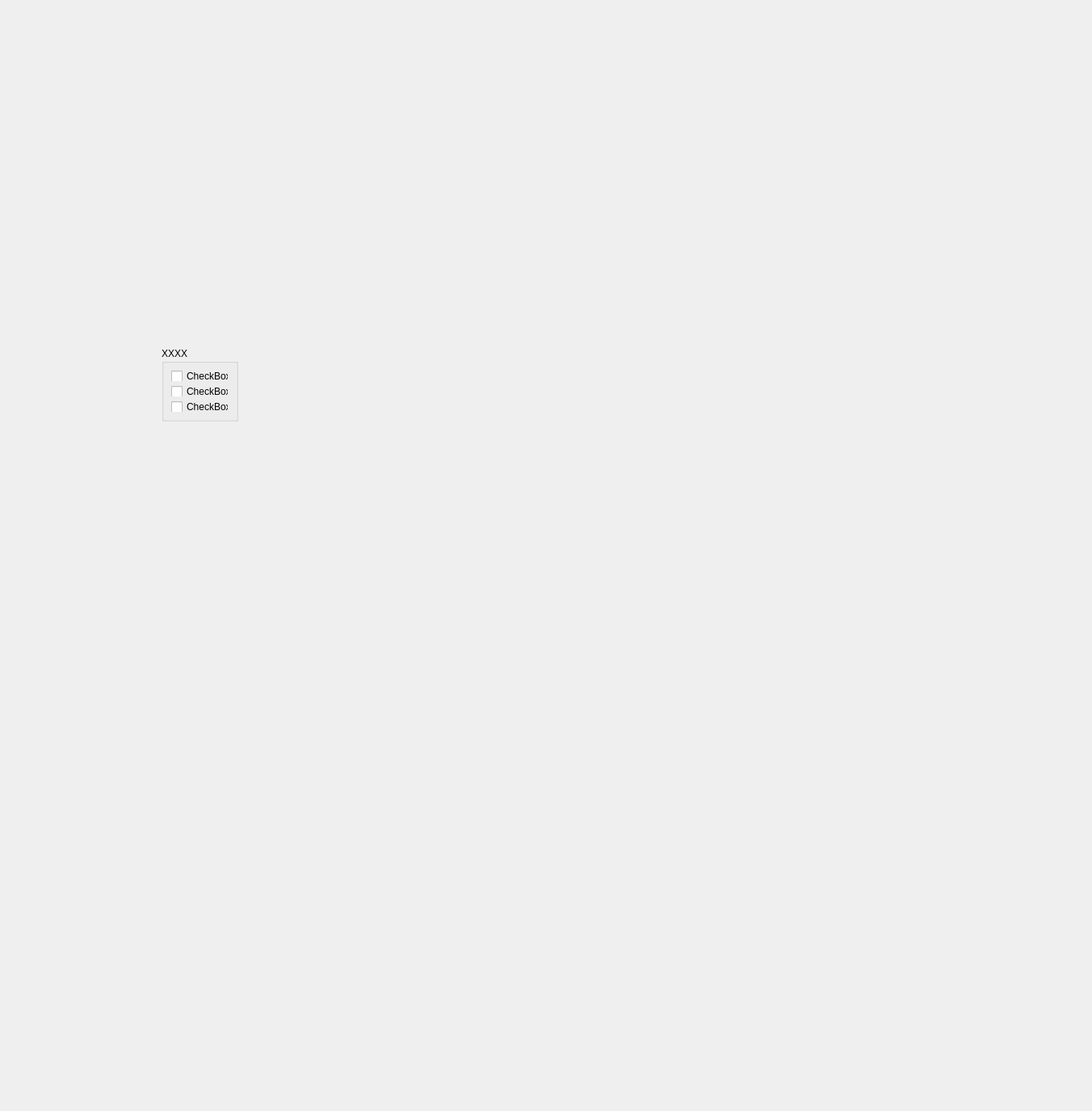
<?xml version="1.0" encoding="UTF-8"?>
<ui version="4.0">
 <class>Form</class>
 <widget class="QWidget" name="Form">
  <property name="geometry">
   <rect>
    <x>0</x>
    <y>0</y>
    <width>1352</width>
    <height>1376</height>
   </rect>
  </property>
  <property name="windowTitle">
   <string>Form</string>
  </property>
  <widget class="QGroupBox" name="groupBox">
   <property name="geometry">
    <rect>
     <x>200</x>
     <y>430</y>
     <width>95</width>
     <height>92</height>
    </rect>
   </property>
   <property name="title">
    <string>XXXX</string>
   </property>
   <layout class="QGridLayout" name="gridLayout">
    <item row="0" column="0">
     <widget class="QCheckBox" name="checkBox">
      <property name="text">
       <string>CheckBox</string>
      </property>
     </widget>
    </item>
    <item row="1" column="0">
     <widget class="QCheckBox" name="checkBox_2">
      <property name="text">
       <string>CheckBox</string>
      </property>
     </widget>
    </item>
    <item row="2" column="0">
     <widget class="QCheckBox" name="checkBox_3">
      <property name="text">
       <string>CheckBox</string>
      </property>
     </widget>
    </item>
   </layout>
   <zorder></zorder>
   <zorder>checkBox_3</zorder>
   <zorder>checkBox</zorder>
   <zorder>checkBox_2</zorder>
  </widget>
 </widget>
 <resources/>
 <connections/>
</ui>
